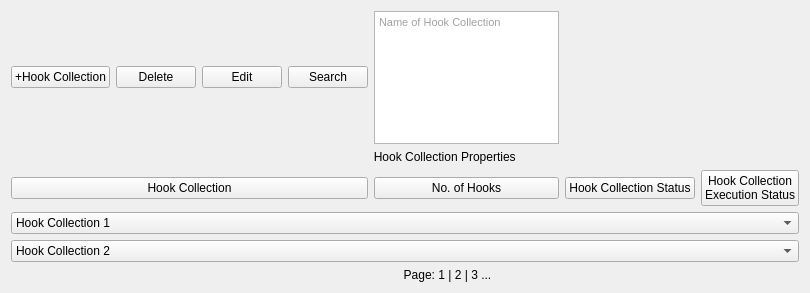
<?xml version="1.0" encoding="UTF-8"?>
<ui version="4.0">
 <class>Form</class>
 <widget class="QWidget" name="Form">
  <property name="geometry">
   <rect>
    <x>0</x>
    <y>0</y>
    <width>810</width>
    <height>293</height>
   </rect>
  </property>
  <property name="windowTitle">
   <string>Form</string>
  </property>
  <layout class="QGridLayout" name="gridLayout">
   <item row="5" column="2" colspan="4">
    <widget class="QComboBox" name="comboBox_21">
     <item>
      <property name="text">
       <string>Hook Collection 1</string>
      </property>
     </item>
     <item>
      <property name="text">
       <string>New Item</string>
      </property>
     </item>
    </widget>
   </item>
   <item row="4" column="3">
    <widget class="QPushButton" name="pushButton_46">
     <property name="text">
      <string>No. of Hooks</string>
     </property>
    </widget>
   </item>
   <item row="2" column="2" colspan="2">
    <widget class="QLabel" name="label_11">
     <property name="text">
      <string>                                                                                                             Hook Collection Properties</string>
     </property>
    </widget>
   </item>
   <item row="7" column="2" colspan="3">
    <widget class="QLabel" name="label_12">
     <property name="text">
      <string>                                                                                                                      Page: 1 | 2 | 3 ...</string>
     </property>
    </widget>
   </item>
   <item row="4" column="2">
    <widget class="QPushButton" name="pushButton_45">
     <property name="text">
      <string>Hook Collection</string>
     </property>
    </widget>
   </item>
   <item row="4" column="4">
    <widget class="QPushButton" name="pushButton_47">
     <property name="text">
      <string>Hook Collection Status</string>
     </property>
    </widget>
   </item>
   <item row="6" column="2" colspan="4">
    <widget class="QComboBox" name="comboBox_22">
     <item>
      <property name="text">
       <string>Hook Collection 2</string>
      </property>
     </item>
     <item>
      <property name="text">
       <string>New Item</string>
      </property>
     </item>
    </widget>
   </item>
   <item row="4" column="5">
    <widget class="QPushButton" name="pushButton_48">
     <property name="text">
      <string>Hook Collection
Execution Status</string>
     </property>
    </widget>
   </item>
   <item row="1" column="2">
    <layout class="QHBoxLayout" name="horizontalLayout_3">
     <item>
      <widget class="QPushButton" name="pushButton">
       <property name="text">
        <string>+Hook Collection</string>
       </property>
      </widget>
     </item>
     <item>
      <widget class="QPushButton" name="pushButton_3">
       <property name="text">
        <string>Delete</string>
       </property>
      </widget>
     </item>
     <item>
      <widget class="QPushButton" name="pushButton_2">
       <property name="text">
        <string>Edit</string>
       </property>
      </widget>
     </item>
     <item>
      <widget class="QPushButton" name="pushButton_4">
       <property name="text">
        <string>Search</string>
       </property>
      </widget>
     </item>
    </layout>
   </item>
   <item row="1" column="3">
    <widget class="QTextEdit" name="textEdit">
     <property name="html">
      <string>&lt;!DOCTYPE HTML PUBLIC &quot;-//W3C//DTD HTML 4.0//EN&quot; &quot;http://www.w3.org/TR/REC-html40/strict.dtd&quot;&gt;
&lt;html&gt;&lt;head&gt;&lt;meta name=&quot;qrichtext&quot; content=&quot;1&quot; /&gt;&lt;style type=&quot;text/css&quot;&gt;
p, li { white-space: pre-wrap; }
&lt;/style&gt;&lt;/head&gt;&lt;body style=&quot; font-family:'MS Shell Dlg 2'; font-size:8.25pt; font-weight:400; font-style:normal;&quot;&gt;
&lt;p style=&quot; margin-top:0px; margin-bottom:0px; margin-left:0px; margin-right:0px; -qt-block-indent:0; text-indent:0px;&quot;&gt;&lt;span style=&quot; color:#a1a1a1;&quot;&gt;Name of Hook Collection&lt;/span&gt;&lt;/p&gt;&lt;/body&gt;&lt;/html&gt;</string>
     </property>
    </widget>
   </item>
  </layout>
 </widget>
 <resources/>
 <connections/>
</ui>
